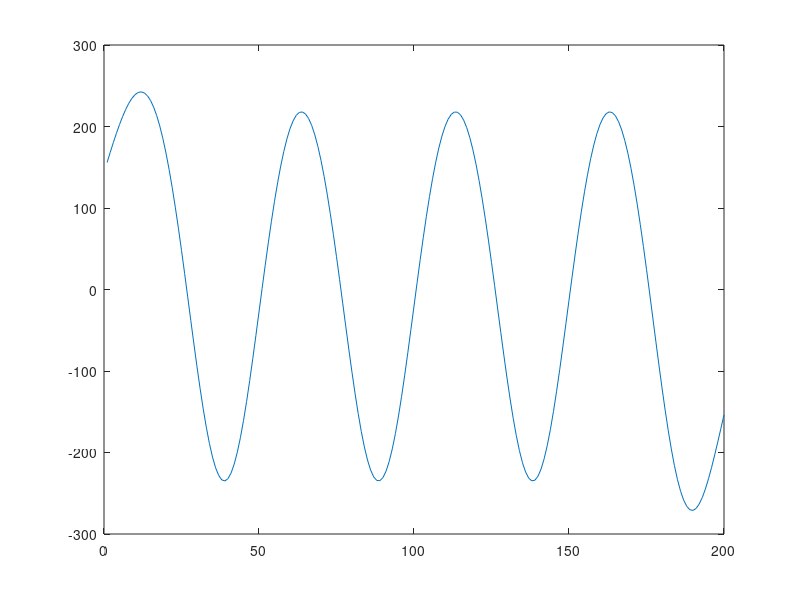
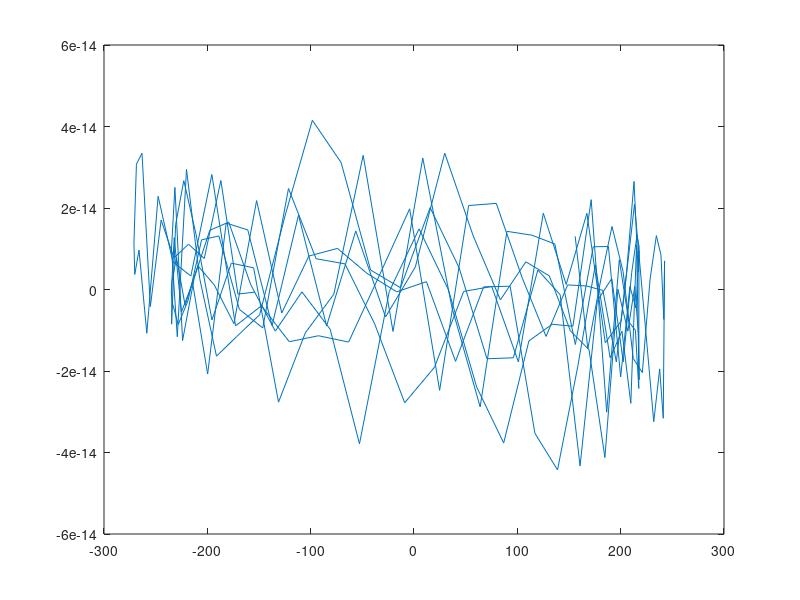

The MATLAB source for these figures, in order:
%%  - RECTANGULAR WINDOW

time = linspace(0,1,200);
x = 20*sin(2.*pi.*4.*time) + 8*cos(2.*pi.*8.*time)+ sin(2.*pi.*16.*time);

L  = 1/(time(2)-time(1));
fs = L;

cut_off_freq = 9;% Tunable as desired 
cut_off_ratio = cut_off_freq/(fs/2); %fs/2 is called Nyquist Frequency

y = cut_off_ratio*sinc(cut_off_ratio*(-(L/2):L/2));

X = fft([x zeros(1,length(y)-1)]);
Y = fft([y zeros(1,length(x)-1)]);

 c1 = conv(x,y,'full');
 c2 = ifft(X.*Y);
 
 rmse1 = sqrt(sum((c1(100:299)-c2(100:299)).^2))

 figure(1)
 plot(c1(100:299))
 
 figure(2)
 plot(c2(100:299)) 
 
%%  - GAUSSIAN WINDOW

time = linspace(0,1,200);
x = 20*sin(2.*pi.*4.*time) + 8*cos(2.*pi.*8.*time)+ sin(2.*pi.*16.*time);

L  = 1/(time(2)-time(1));
fs = L;

%  Change below lines to Gaussian Window!!!
alpha = 10;
order = length(x)-1;
y  =  gausswin(order+1,alpha)'; %matlab definition of gaussian window

X = fft([x zeros(1,length(y)-1)]);
Y = fft([y zeros(1,length(x)-1)]);

 c1 = conv(x,y,'full');
 c2 = ifft(X.*Y);
 
 rmse2 = sqrt(sum((c1(100:299)-c2(100:299)).^2))

 figure(1)
 plot(c1(100:299))
 
 figure(2)
 plot(c2(100:299))